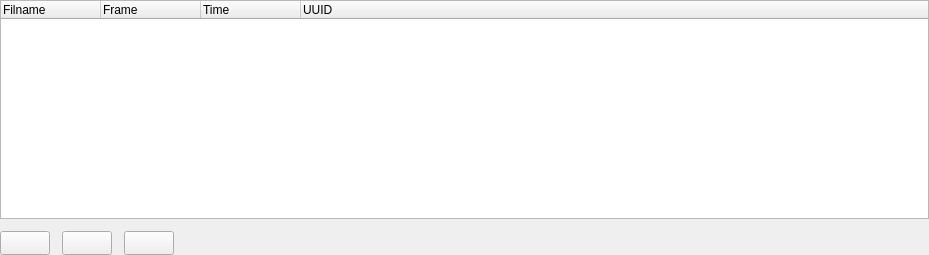
<?xml version="1.0" encoding="UTF-8"?>
<ui version="4.0">
 <class>TTMarkerListWidget</class>
 <widget class="QWidget" name="TTMarkerListWidget">
  <property name="geometry">
   <rect>
    <x>0</x>
    <y>0</y>
    <width>929</width>
    <height>255</height>
   </rect>
  </property>
  <property name="sizePolicy">
   <sizepolicy hsizetype="Preferred" vsizetype="Preferred">
    <horstretch>1</horstretch>
    <verstretch>1</verstretch>
   </sizepolicy>
  </property>
  <property name="minimumSize">
   <size>
    <width>620</width>
    <height>100</height>
   </size>
  </property>
  <property name="baseSize">
   <size>
    <width>620</width>
    <height>120</height>
   </size>
  </property>
  <property name="windowTitle">
   <string>Form</string>
  </property>
  <layout class="QGridLayout" name="gridLayout">
   <property name="margin">
    <number>0</number>
   </property>
   <property name="spacing">
    <number>12</number>
   </property>
   <item row="0" column="0" colspan="5">
    <widget class="QTreeWidget" name="markerListView">
     <property name="focusPolicy">
      <enum>Qt::StrongFocus</enum>
     </property>
     <property name="contextMenuPolicy">
      <enum>Qt::CustomContextMenu</enum>
     </property>
     <property name="frameShape">
      <enum>QFrame::StyledPanel</enum>
     </property>
     <property name="frameShadow">
      <enum>QFrame::Plain</enum>
     </property>
     <property name="rootIsDecorated">
      <bool>false</bool>
     </property>
     <property name="itemsExpandable">
      <bool>false</bool>
     </property>
     <property name="sortingEnabled">
      <bool>false</bool>
     </property>
     <property name="columnCount">
      <number>4</number>
     </property>
     <column>
      <property name="text">
       <string>Filname</string>
      </property>
     </column>
     <column>
      <property name="text">
       <string>Frame</string>
      </property>
     </column>
     <column>
      <property name="text">
       <string>Time</string>
      </property>
     </column>
     <column>
      <property name="text">
       <string>UUID</string>
      </property>
     </column>
    </widget>
   </item>
   <item row="1" column="0">
    <widget class="QPushButton" name="pbEntryUp">
     <property name="sizePolicy">
      <sizepolicy hsizetype="Preferred" vsizetype="Preferred">
       <horstretch>0</horstretch>
       <verstretch>0</verstretch>
      </sizepolicy>
     </property>
     <property name="minimumSize">
      <size>
       <width>50</width>
       <height>24</height>
      </size>
     </property>
     <property name="maximumSize">
      <size>
       <width>50</width>
       <height>24</height>
      </size>
     </property>
     <property name="sizeIncrement">
      <size>
       <width>1</width>
       <height>1</height>
      </size>
     </property>
     <property name="baseSize">
      <size>
       <width>60</width>
       <height>32</height>
      </size>
     </property>
     <property name="text">
      <string/>
     </property>
     <property name="icon">
      <iconset resource="audiofilelistwidget.qrc">
       <normaloff>:/pixmaps/pixmaps/uparrow_18.xpm</normaloff>:/pixmaps/pixmaps/uparrow_18.xpm</iconset>
     </property>
     <property name="iconSize">
      <size>
       <width>12</width>
       <height>12</height>
      </size>
     </property>
    </widget>
   </item>
   <item row="1" column="1">
    <widget class="QPushButton" name="pbEntryDown">
     <property name="sizePolicy">
      <sizepolicy hsizetype="Preferred" vsizetype="Preferred">
       <horstretch>0</horstretch>
       <verstretch>0</verstretch>
      </sizepolicy>
     </property>
     <property name="minimumSize">
      <size>
       <width>50</width>
       <height>24</height>
      </size>
     </property>
     <property name="maximumSize">
      <size>
       <width>50</width>
       <height>24</height>
      </size>
     </property>
     <property name="sizeIncrement">
      <size>
       <width>1</width>
       <height>1</height>
      </size>
     </property>
     <property name="baseSize">
      <size>
       <width>60</width>
       <height>32</height>
      </size>
     </property>
     <property name="text">
      <string/>
     </property>
     <property name="icon">
      <iconset resource="audiofilelistwidget.qrc">
       <normaloff>:/pixmaps/pixmaps/downarrow_18.xpm</normaloff>:/pixmaps/pixmaps/downarrow_18.xpm</iconset>
     </property>
     <property name="iconSize">
      <size>
       <width>12</width>
       <height>12</height>
      </size>
     </property>
    </widget>
   </item>
   <item row="1" column="2">
    <widget class="QPushButton" name="pbEntryDelete">
     <property name="sizePolicy">
      <sizepolicy hsizetype="Preferred" vsizetype="Preferred">
       <horstretch>0</horstretch>
       <verstretch>0</verstretch>
      </sizepolicy>
     </property>
     <property name="minimumSize">
      <size>
       <width>50</width>
       <height>24</height>
      </size>
     </property>
     <property name="maximumSize">
      <size>
       <width>50</width>
       <height>24</height>
      </size>
     </property>
     <property name="sizeIncrement">
      <size>
       <width>1</width>
       <height>1</height>
      </size>
     </property>
     <property name="baseSize">
      <size>
       <width>60</width>
       <height>32</height>
      </size>
     </property>
     <property name="text">
      <string/>
     </property>
     <property name="icon">
      <iconset resource="audiofilelistwidget.qrc">
       <normaloff>:/pixmaps/pixmaps/cancel_18.xpm</normaloff>:/pixmaps/pixmaps/cancel_18.xpm</iconset>
     </property>
     <property name="iconSize">
      <size>
       <width>12</width>
       <height>12</height>
      </size>
     </property>
    </widget>
   </item>
   <item row="1" column="3">
    <spacer name="horizontalSpacer">
     <property name="orientation">
      <enum>Qt::Horizontal</enum>
     </property>
     <property name="sizeHint" stdset="0">
      <size>
       <width>676</width>
       <height>20</height>
      </size>
     </property>
    </spacer>
   </item>
  </layout>
 </widget>
 <resources>
  <include location="audiofilelistwidget.qrc"/>
 </resources>
 <connections/>
</ui>
